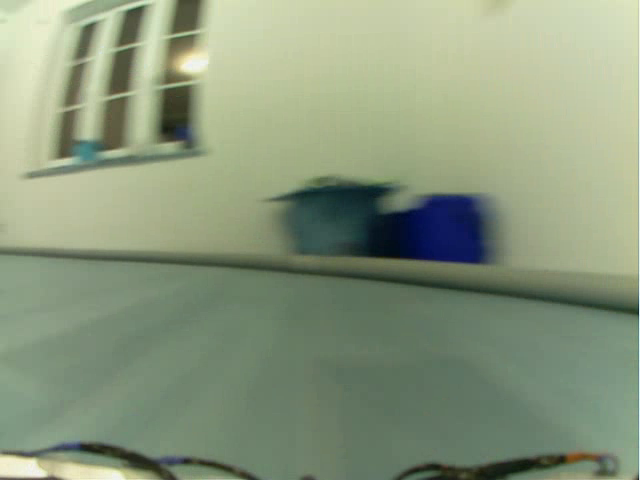
#> input picture frame 15 of Simulation/output_video.avi, 640 x 480 px
$ python cv.py
#> lines starting #> are read from the running program, lines starting #| are printed output that depends on the picture; after the words box and inside, x2 and y2 are one past the last pixel; in counts of white or black regions, pixels touching at a corner belong together
#> further down, frame is the input picture: shape (480, 640, 3); mean B, G, R 125, 151.7, 138.2

import cv2
import numpy as np
from numpy import array, argwhere

import numpy as np
from itertools import product
import time

def grayscale(img):
    """Applies the Grayscale transform
    This will return an image with only one color channel
    but NOTE: to see the returned image as grayscale
    you should call plt.imshow(gray, cmap='gray')"""
    return cv2.cvtColor(img, cv2.COLOR_BGR2GRAY)
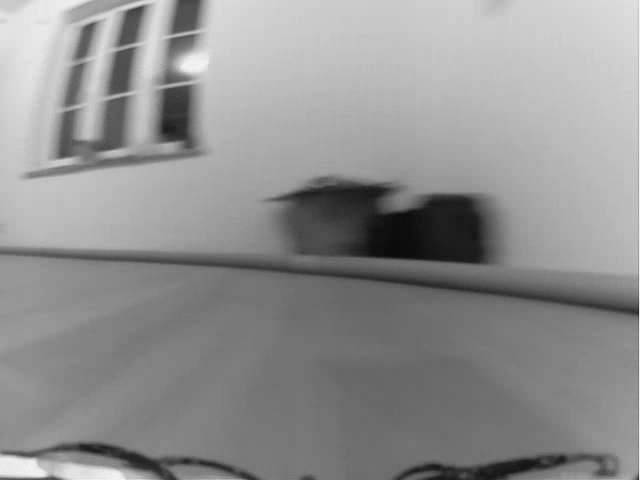
#> returned value: shape (480, 640); min 10, max 245, mean 144.6

def gaussian_blur(img, kernel_size):
    """Applies a Gaussian Noise kernel"""
#> called with kernel_size = 3
    return cv2.GaussianBlur(img, (kernel_size, kernel_size), 0)

# apply gaussian blur


def canny(img, low_threshold, high_threshold):
    """Applies the Canny transform"""
#> called with low_threshold = 40, high_threshold = 100
    return cv2.Canny(img, low_threshold, high_threshold)
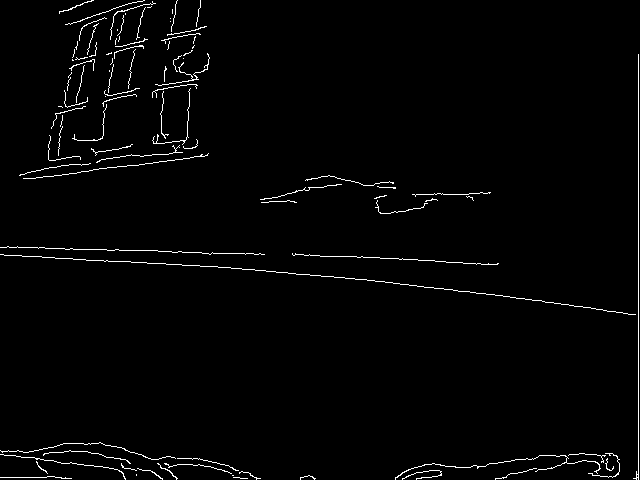
#> returned value: shape (480, 640); 1.8% white in thin lines or dots

# [45 lines left out: functions region_of_interest, hough_lines, draw_lines, not called in this run]


cap = cv2.VideoCapture(r'C:\Users\11600624\Desktop\stage\004Code\Simulation\Racing-Car\Simulation\output_video.avi')

kernelSize = 3
low_threshold = 40
high_threshold = 100

rho = 1
theta = np.pi/180
threshold = 30
min_line_len = 25
max_line_gap = 60

lowerLeftPoint = [200, 425]
upperLeftPoint = [200, 170]
upperRightPoint = [250, 170]
lowerRightPoint = [250, 424]
pts = np.array([[lowerLeftPoint, upperLeftPoint, upperRightPoint, lowerRightPoint]], dtype=np.int32)

while(cap.isOpened()):
    ret, frame = cap.read()

    grayscaled = grayscale(frame)
    gaussianBlur = gaussian_blur(grayscaled, kernelSize)
    edgeDetectedImage = canny(gaussianBlur, low_threshold, high_threshold)
    #masked_image = region_of_interest(edgeDetectedImage, pts)
    masked_image = edgeDetectedImage[100:440,5:635]
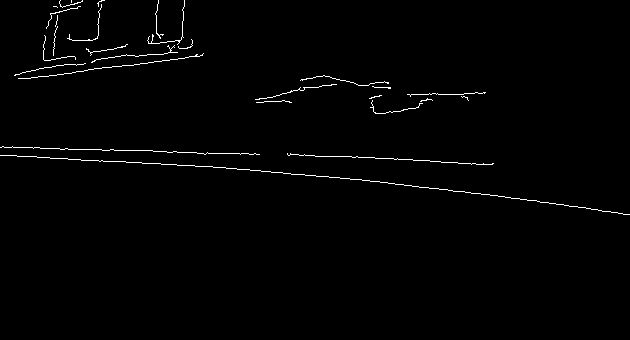
#> masked_image: shape (340, 630); 1.1% white in thin lines or dots, all inside (x1, y1, x2, y2) = (0, 0, 630, 215)

    height, width = masked_image.shape
#> height = 340; width = 630
    end_y = int(height)
#> end_y = 340
    start_point = (int(width/2), end_y)
#> start_point = (315, 340)
    end_point = (int(width/2), end_y)
#> end_point = (315, 340)
    front_point = (int(width/2), end_y)
#> front_point = (315, 340)

    while (masked_image[end_y - 1, int(width/2)] == 0):
        end_point = (int(width/2), end_y)
        end_y -= 1
#> this loop made 164 passes
#> (end_point, end_y) on passes 1 to 3: ((315, 340), 339), ((315, 339), 338), ((315, 338), 337)
#> after the loop, end_y = 176

    cv2.line(masked_image, start_point, end_point, (255,255,255), 1)
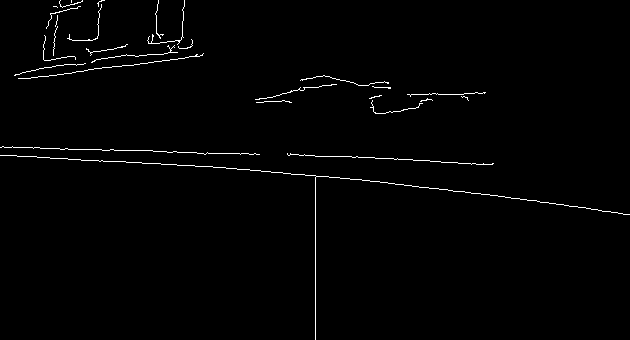
#> masked_image: shape (340, 630); 1.2% white in thin lines or dots

    end_y += 25
#> end_y = 201
    start_point = (int(width/2), end_y)
#> start_point = (315, 201)
    distanceRight = 0
    distanceLeft = 0

    try:
        while (masked_image[end_y, int(width/2+distanceRight+1)] == 0):
            distanceRight += 1
            end_point = (int(width/2+distanceRight), end_y)
            cv2.line(masked_image, start_point, end_point, (255,255,255), 1)
#> this loop made 221 passes
#> end_point on passes 1 to 3: (316, 201), (317, 201), (318, 201)
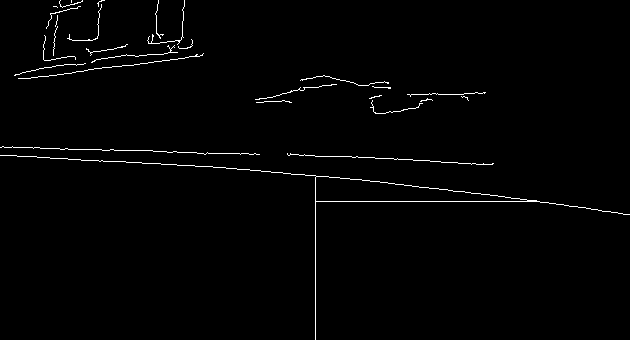
#> masked_image: shape (340, 630); 1.3% white in thin lines or dots
#> after the loop, distanceRight = 221

    except:
        distanceRight = width/2
        end_point = (int(width/2+distanceRight), end_y)
    cv2.line(masked_image, start_point, end_point, (255,255,255), 1)

    try:
        while (masked_image[end_y, int(width/2 + distanceLeft-1)] == 0):
            distanceLeft -= 1
            end_point = (int(width/2+distanceLeft), end_y)
            cv2.line(masked_image, start_point, end_point, (255,255,255), 1)
#> this loop made 405 passes
#> (distanceLeft, end_point) on passes 1 to 3: (-1, (314, 201)), (-2, (313, 201)), (-3, (312, 201))
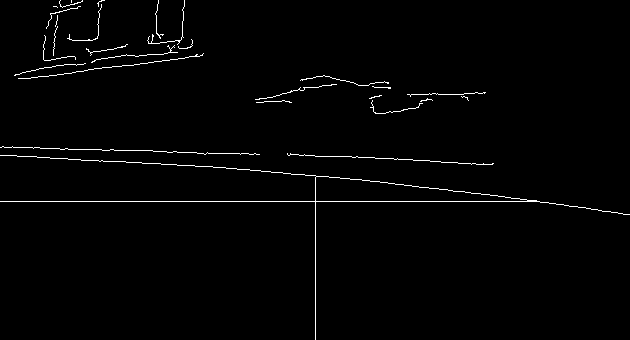
#> masked_image: shape (340, 630); 1.4% white in thin lines or dots
#> after the loop, distanceLeft = -405

    except:
        distanceLeft = width / 2
        end_point = (int(width/2+distanceLeft), end_y)


    if(distanceRight > width /2):
        distanceRight = width /2
    if(distanceLeft > width/2):
        distanceLeft = width/2
    cv2.line(masked_image, start_point, end_point, (255,255,255), 1)

    '''
    try:
        while(masked_image[end_y, 225] == 0):
            print(masked_image[front_point])
            end_y = end_y - 1
            front_point = (end_y, 225)
            print(front_point)
            cv2.line(masked_image, start_point, front_point, (255,0,0), 2)
    except:
        print(front_point)
        cv2.line(masked_image, start_point, front_point, (255,0,0), 2)
        print(":(")
        ex = True
    '''

    #houged = hough_lines(masked_image, rho, theta, threshold, min_line_len, max_line_gap)
    cv2.imshow("masked_image2", masked_image)

    '''
    cv2.imshow("grayscaled", grayscaled)
    cv2.imshow("gaussianBlur", gaussianBlur)
    cv2.imshow("edgeDetectedImage", edgeDetectedImage)
    cv2.imshow("masked_image", masked_image)
    cv2.imshow("houged", houged)
    '''


    res = cv2.waitKey(0)
#> (key Esc is pressed here)


cap.release()
cv2.destroyAllWindows()

$ run again, starting later in the video
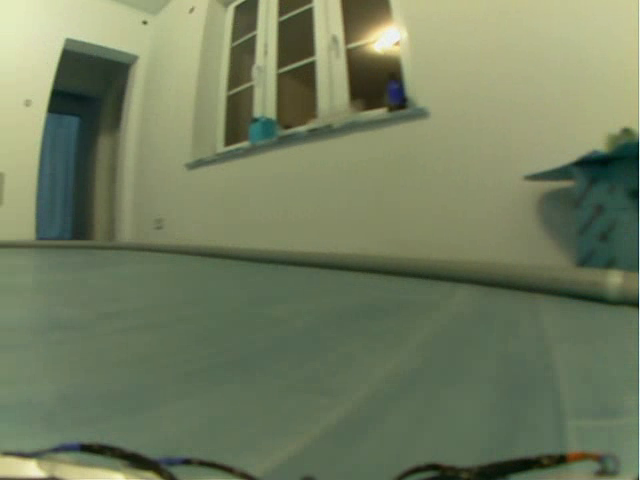
#> input picture frame 67 of Simulation/output_video.avi, 640 x 480 px
#> frame is the input picture: shape (480, 640, 3); mean B, G, R 95.8, 125.3, 114.7
#> in canny, `return cv2.Canny(img, low_threshold, high_threshold)`:
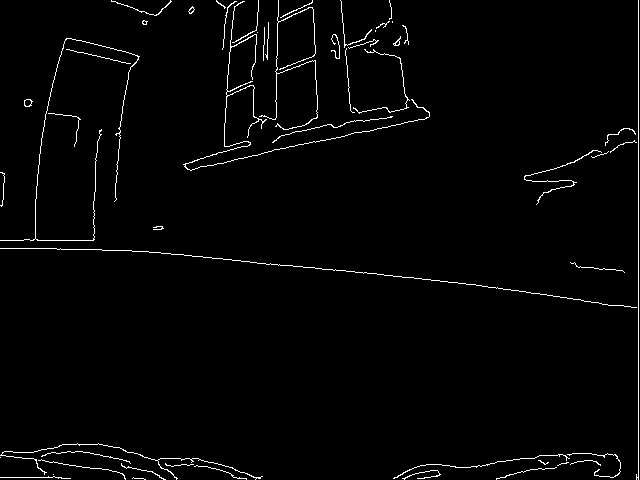
#> returned value: shape (480, 640); 1.9% white in thin lines or dots
#> the loop `while (masked_image[end_y - 1, int(width/2)] == 0):` made 171 passes
#> (end_point, end_y) on passes 1 to 3: ((315, 340), 339), ((315, 339), 338), ((315, 338), 337)
#> after the loop `while (masked_image[end_y - 1, int(width/2)] == 0):`: end_y = 169
#> `end_y += 25`: end_y = 194
#> `start_point = (int(width/2), end_y)`: start_point = (315, 194)
#> the loop `while (masked_image[end_y, int(width/2+distanceRight+1)] == 0):` made 219 passes
#> end_point on passes 1 to 3: (316, 194), (317, 194), (318, 194)
#> after the loop `while (masked_image[end_y, int(width/2+distanceRight+1)] == 0):`: distanceRight = 219
#> the loop `while (masked_image[end_y, int(width/2 + distanceLeft-1)] == 0):` made 403 passes
#> (distanceLeft, end_point) on passes 1 to 3: (-1, (314, 194)), (-2, (313, 194)), (-3, (312, 194))
#> after the loop `while (masked_image[end_y, int(width/2 + distanceLeft-1)] == 0):`:
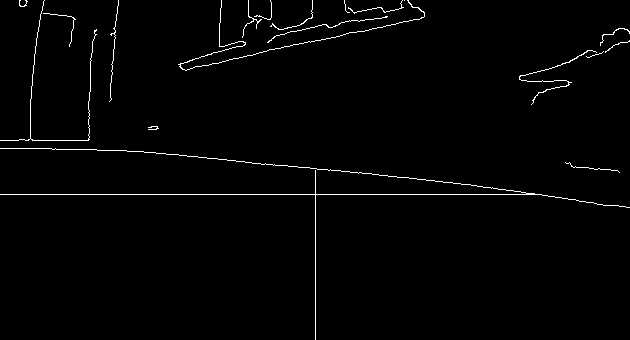
#> masked_image: shape (340, 630); 1.4% white in thin lines or dots
#> after the loop `while (masked_image[end_y, int(width/2 + distanceLeft-1)] == 0):`: distanceLeft = -403

$ run again, starting later in the video
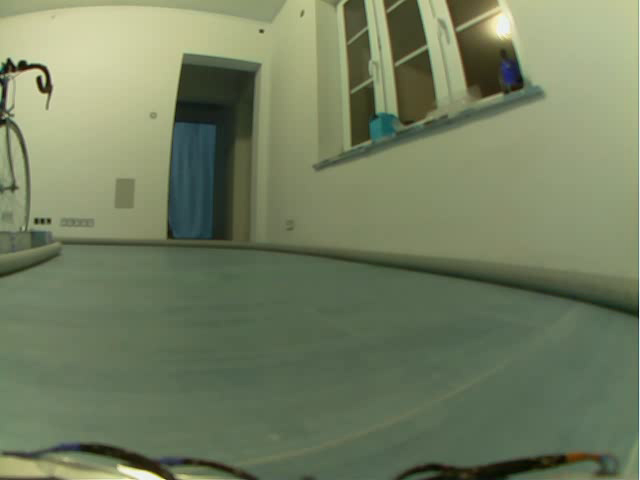
#> input picture frame 120 of Simulation/output_video.avi, 640 x 480 px
#> frame is the input picture: shape (480, 640, 3); mean B, G, R 96.6, 126.2, 114.9
#> in canny, `return cv2.Canny(img, low_threshold, high_threshold)`:
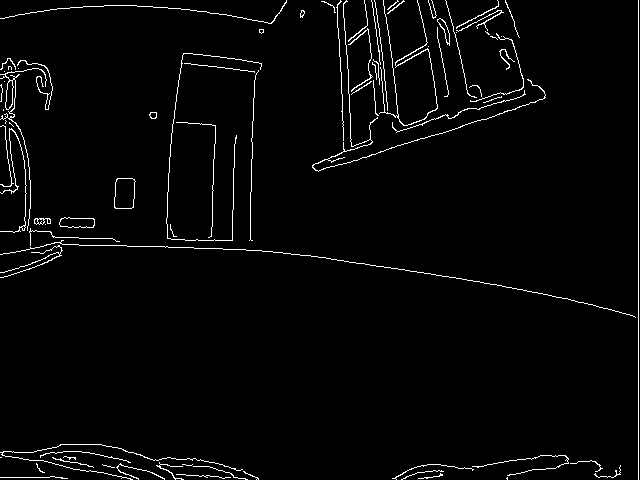
#> returned value: shape (480, 640); 2.6% white in thin lines or dots
#> the loop `while (masked_image[end_y - 1, int(width/2)] == 0):` made 182 passes
#> (end_point, end_y) on passes 1 to 3: ((315, 340), 339), ((315, 339), 338), ((315, 338), 337)
#> after the loop `while (masked_image[end_y - 1, int(width/2)] == 0):`: end_y = 158
#> `end_y += 25`: end_y = 183
#> `start_point = (int(width/2), end_y)`: start_point = (315, 183)
#> the loop `while (masked_image[end_y, int(width/2+distanceRight+1)] == 0):` made 163 passes
#> end_point on passes 1 to 3: (316, 183), (317, 183), (318, 183)
#> after the loop `while (masked_image[end_y, int(width/2+distanceRight+1)] == 0):`: distanceRight = 163
#> the loop `while (masked_image[end_y, int(width/2 + distanceLeft-1)] == 0):` made 460 passes
#> (distanceLeft, end_point) on passes 1 to 3: (-1, (314, 183)), (-2, (313, 183)), (-3, (312, 183))
#> after the loop `while (masked_image[end_y, int(width/2 + distanceLeft-1)] == 0):`:
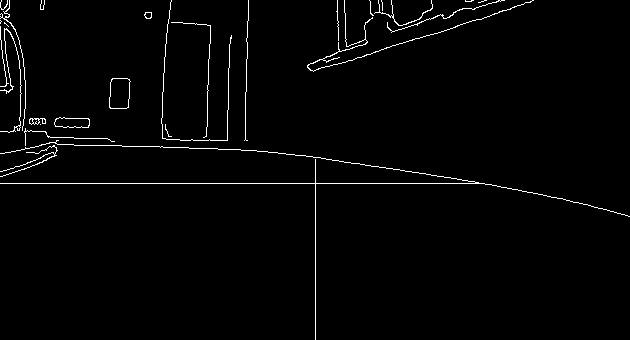
#> masked_image: shape (340, 630); 1.8% white in thin lines or dots
#> after the loop `while (masked_image[end_y, int(width/2 + distanceLeft-1)] == 0):`: distanceLeft = -460
